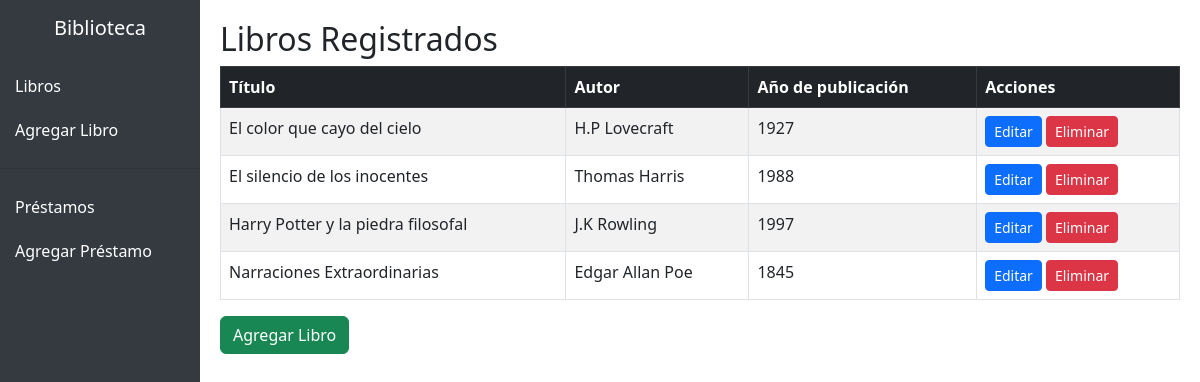
The app's page /libros/ with its own data.
### libros/models.py (models this page shows, shortened)
class Libro(models.Model):
    titulo = models.CharField(max_length=100)
    autor = models.CharField(max_length=50)
    anio_publicacion = models.IntegerField()

### libros/views.py (the view)
# urls.py: path('', views.listar_libros, name='listar_libros'),
def listar_libros(request):
    libros = Libro.objects.all()
    return render(request, 'libros/listar.html',{'libros':libros})

### libros/templates/libros/listar.html
{% extends 'base.html' %} {% block content %}
<h2>Libros Registrados</h2>
<table class="table table-striped table-bordered">
  <thead class="table-dark">
    <tr>
      <th>Título</th>
      <th>Autor</th>
      <th>Año de publicación</th>
      <th>Acciones</th>
    </tr>
  </thead>
  <tbody>
    {% for libro in libros %}
    <tr>
      <td>{{ libro.titulo }}</td>
      <td>{{ libro.autor }}</td>
      <td>{{ libro.anio_publicacion }}</td>
      <td>
        <a
          href="{% url 'editar_libro' libro.id %}"
          class="btn btn-sm btn-primary"
          >Editar</a
        >
        <a
          href="{% url 'eliminar_libro' libro.id %}"
          class="btn btn-sm btn-danger"
          >Eliminar</a
        >
      </td>
    </tr>
    {% empty %}
    <tr>
      <td colspan="4">No hay libros registrados.</td>
    </tr>
    {% endfor %}
  </tbody>
</table>
<a href="{% url 'crear_libro' %}" class="btn btn-success">Agregar Libro</a>
{% endblock %}

### templates/base.html (shortened to what this page needs)
<!DOCTYPE html>
<html lang="es">
  <head>
    <link
      href="https://cdn.jsdelivr.net/npm/bootstrap@5.3.0/dist/css/bootstrap.min.css"
      rel="stylesheet"
    />
  </head>
  <body>
    <div id="sidebar">
      <h5 class="text-center text-white mb-4">Biblioteca</h5>
      <a href="{% url 'listar_libros' %}">Libros</a>
      <a href="{% url 'crear_libro' %}">Agregar Libro</a>
      <hr class="bg-secondary" />
      <a href="{% url 'listar_prestamos' %}">Préstamos</a>
      <a href="{% url 'crear_prestamo' %}">Agregar Préstamo</a>
    </div>
    <div id="main-content">{% block content %} {% endblock %}</div>
  </body>
</html>

### templates/base.html (style rules this page uses)
body { display: flex; }
#sidebar { min-width: 200px; max-width: 200px; height: 100vh; position: fixed; top: 0; left: 0; background-color: #343a40; padding-top: 1rem; }
#sidebar a { color: #ffffff; text-decoration: none; display: block; padding: 10px 15px; }
#main-content { margin-left: 200px; padding: 20px; width: 100%; }

### records on screen
Libro: titulo "El color que cayo del cielo", autor "H.P Lovecraft", anio_publicacion "1927"
Libro: titulo "El silencio de los inocentes", autor "Thomas Harris", anio_publicacion "1988"
Libro: titulo "Harry Potter y la piedra filosofal", autor "J.K Rowling", anio_publicacion "1997"
Libro: titulo "Narraciones Extraordinarias", autor "Edgar Allan Poe", anio_publicacion "1845"
